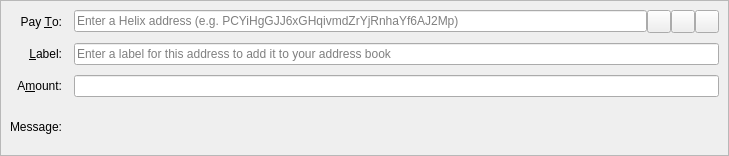
<?xml version="1.0" encoding="UTF-8"?>
<ui version="4.0">
 <class>SendCoinsEntry</class>
 <widget class="QStackedWidget" name="SendCoinsEntry">
  <property name="geometry">
   <rect>
    <x>0</x>
    <y>0</y>
    <width>729</width>
    <height>156</height>
   </rect>
  </property>
  <property name="focusPolicy">
   <enum>Qt::TabFocus</enum>
  </property>
  <property name="autoFillBackground">
   <bool>false</bool>
  </property>
  <widget class="QFrame" name="SendCoins">
   <property name="toolTip">
    <string>This is a normal payment.</string>
   </property>
   <property name="frameShape">
    <enum>QFrame::StyledPanel</enum>
   </property>
   <property name="frameShadow">
    <enum>QFrame::Sunken</enum>
   </property>
   <layout class="QGridLayout" name="gridLayout">
    <property name="horizontalSpacing">
     <number>12</number>
    </property>
    <property name="verticalSpacing">
     <number>10</number>
    </property>
    <item row="0" column="0">
     <widget class="QLabel" name="payToLabel">
      <property name="text">
       <string>Pay &amp;To:</string>
      </property>
      <property name="alignment">
       <set>Qt::AlignRight|Qt::AlignTrailing|Qt::AlignVCenter</set>
      </property>
      <property name="buddy">
       <cstring>payTo</cstring>
      </property>
     </widget>
    </item>
    <item row="0" column="1">
     <layout class="QHBoxLayout" name="payToLayout">
      <property name="spacing">
       <number>0</number>
      </property>
      <item>
       <widget class="QValidatedLineEdit" name="payTo">
        <property name="toolTip">
         <string>The Helix address to send the payment to</string>
        </property>
        <property name="inputMask">
         <string/>
        </property>
        <property name="placeholderText">
         <string>Enter a Helix address (e.g. PCYiHgGJJ6xGHqivmdZrYjRnhaYf6AJ2Mp)</string>
        </property>
        <property name="inputMask">
         <string/>
        </property>
        <property name="placeholderText">
         <string>Enter a Helix address (e.g. PCYiHgGJJ6xGHqivmdZrYjRnhaYf6AJ2Mp)</string>
        </property>
       </widget>
      </item>
      <item>
       <widget class="QToolButton" name="addressBookButton">
        <property name="toolTip">
         <string>Choose previously used address</string>
        </property>
        <property name="text">
         <string/>
        </property>
        <property name="icon">
         <iconset resource="../helix.qrc">
          <normaloff>:/icons/address-book</normaloff>:/icons/address-book</iconset>
        </property>
        <property name="iconSize">
         <size>
          <width>16</width>
          <height>16</height>
         </size>
        </property>
        <property name="shortcut">
         <string>Alt+A</string>
        </property>
       </widget>
      </item>
      <item>
       <widget class="QToolButton" name="pasteButton">
        <property name="toolTip">
         <string>Paste address from clipboard</string>
        </property>
        <property name="text">
         <string/>
        </property>
        <property name="icon">
         <iconset resource="../helix.qrc">
          <normaloff>:/icons/editpaste</normaloff>:/icons/editpaste</iconset>
        </property>
        <property name="shortcut">
         <string>Alt+P</string>
        </property>
       </widget>
      </item>
      <item>
       <widget class="QToolButton" name="deleteButton">
        <property name="toolTip">
         <string>Remove this entry</string>
        </property>
        <property name="text">
         <string/>
        </property>
        <property name="icon">
         <iconset resource="../helix.qrc">
          <normaloff>:/icons/remove</normaloff>:/icons/remove</iconset>
        </property>
       </widget>
      </item>
     </layout>
    </item>
    <item row="1" column="0">
     <widget class="QLabel" name="labelLabel">
      <property name="text">
       <string>&amp;Label:</string>
      </property>
      <property name="alignment">
       <set>Qt::AlignRight|Qt::AlignTrailing|Qt::AlignVCenter</set>
      </property>
      <property name="buddy">
       <cstring>addAsLabel</cstring>
      </property>
     </widget>
    </item>
    <item row="1" column="1">
     <widget class="QLineEdit" name="addAsLabel">
      <property name="toolTip">
       <string>Enter a label for this address to add it to the list of used addresses</string>
      </property>
      <property name="inputMask">
       <string/>
      </property>
      <property name="placeholderText">
       <string>Enter a label for this address to add it to your address book</string>
      </property>
     </widget>
    </item>
    <item row="2" column="0">
     <widget class="QLabel" name="amountLabel">
      <property name="text">
       <string>A&amp;mount:</string>
      </property>
      <property name="alignment">
       <set>Qt::AlignRight|Qt::AlignTrailing|Qt::AlignVCenter</set>
      </property>
      <property name="buddy">
       <cstring>payAmount</cstring>
      </property>
     </widget>
    </item>
    <item row="2" column="1">
     <widget class="BitcoinAmountField" name="payAmount"/>
    </item>
    <item row="3" column="0">
     <widget class="QLabel" name="messageLabel">
      <property name="text">
       <string>Message:</string>
      </property>
      <property name="alignment">
       <set>Qt::AlignRight|Qt::AlignTrailing|Qt::AlignVCenter</set>
      </property>
     </widget>
    </item>
    <item row="3" column="1">
     <widget class="QLabel" name="messageTextLabel">
      <property name="toolTip">
       <string>A message that was attached to the Helix: URI which will be stored with the transaction for your reference. Note: This message will not be sent over the Helix network.</string>
      </property>
      <property name="textFormat">
       <enum>Qt::PlainText</enum>
      </property>
     </widget>
    </item>
   </layout>
  </widget>
  <widget class="QFrame" name="SendCoins_InsecurePaymentRequest">
   <property name="palette">
    <palette>
     <active>
      <colorrole role="WindowText">
       <brush brushstyle="SolidPattern">
        <color alpha="255">
         <red>0</red>
         <green>0</green>
         <blue>0</blue>
        </color>
       </brush>
      </colorrole>
      <colorrole role="Button">
       <brush brushstyle="SolidPattern">
        <color alpha="255">
         <red>255</red>
         <green>255</green>
         <blue>127</blue>
        </color>
       </brush>
      </colorrole>
      <colorrole role="Light">
       <brush brushstyle="SolidPattern">
        <color alpha="255">
         <red>255</red>
         <green>255</green>
         <blue>255</blue>
        </color>
       </brush>
      </colorrole>
      <colorrole role="Midlight">
       <brush brushstyle="SolidPattern">
        <color alpha="255">
         <red>255</red>
         <green>255</green>
         <blue>191</blue>
        </color>
       </brush>
      </colorrole>
      <colorrole role="Dark">
       <brush brushstyle="SolidPattern">
        <color alpha="255">
         <red>127</red>
         <green>127</green>
         <blue>63</blue>
        </color>
       </brush>
      </colorrole>
      <colorrole role="Mid">
       <brush brushstyle="SolidPattern">
        <color alpha="255">
         <red>170</red>
         <green>170</green>
         <blue>84</blue>
        </color>
       </brush>
      </colorrole>
      <colorrole role="Text">
       <brush brushstyle="SolidPattern">
        <color alpha="255">
         <red>0</red>
         <green>0</green>
         <blue>0</blue>
        </color>
       </brush>
      </colorrole>
      <colorrole role="BrightText">
       <brush brushstyle="SolidPattern">
        <color alpha="255">
         <red>255</red>
         <green>255</green>
         <blue>255</blue>
        </color>
       </brush>
      </colorrole>
      <colorrole role="ButtonText">
       <brush brushstyle="SolidPattern">
        <color alpha="255">
         <red>0</red>
         <green>0</green>
         <blue>0</blue>
        </color>
       </brush>
      </colorrole>
      <colorrole role="Base">
       <brush brushstyle="SolidPattern">
        <color alpha="255">
         <red>255</red>
         <green>255</green>
         <blue>255</blue>
        </color>
       </brush>
      </colorrole>
      <colorrole role="Window">
       <brush brushstyle="SolidPattern">
        <color alpha="255">
         <red>255</red>
         <green>255</green>
         <blue>127</blue>
        </color>
       </brush>
      </colorrole>
      <colorrole role="Shadow">
       <brush brushstyle="SolidPattern">
        <color alpha="255">
         <red>0</red>
         <green>0</green>
         <blue>0</blue>
        </color>
       </brush>
      </colorrole>
      <colorrole role="AlternateBase">
       <brush brushstyle="SolidPattern">
        <color alpha="255">
         <red>255</red>
         <green>255</green>
         <blue>191</blue>
        </color>
       </brush>
      </colorrole>
      <colorrole role="ToolTipBase">
       <brush brushstyle="SolidPattern">
        <color alpha="255">
         <red>255</red>
         <green>255</green>
         <blue>220</blue>
        </color>
       </brush>
      </colorrole>
      <colorrole role="ToolTipText">
       <brush brushstyle="SolidPattern">
        <color alpha="255">
         <red>0</red>
         <green>0</green>
         <blue>0</blue>
        </color>
       </brush>
      </colorrole>
     </active>
     <inactive>
      <colorrole role="WindowText">
       <brush brushstyle="SolidPattern">
        <color alpha="255">
         <red>0</red>
         <green>0</green>
         <blue>0</blue>
        </color>
       </brush>
      </colorrole>
      <colorrole role="Button">
       <brush brushstyle="SolidPattern">
        <color alpha="255">
         <red>255</red>
         <green>255</green>
         <blue>127</blue>
        </color>
       </brush>
      </colorrole>
      <colorrole role="Light">
       <brush brushstyle="SolidPattern">
        <color alpha="255">
         <red>255</red>
         <green>255</green>
         <blue>255</blue>
        </color>
       </brush>
      </colorrole>
      <colorrole role="Midlight">
       <brush brushstyle="SolidPattern">
        <color alpha="255">
         <red>255</red>
         <green>255</green>
         <blue>191</blue>
        </color>
       </brush>
      </colorrole>
      <colorrole role="Dark">
       <brush brushstyle="SolidPattern">
        <color alpha="255">
         <red>127</red>
         <green>127</green>
         <blue>63</blue>
        </color>
       </brush>
      </colorrole>
      <colorrole role="Mid">
       <brush brushstyle="SolidPattern">
        <color alpha="255">
         <red>170</red>
         <green>170</green>
         <blue>84</blue>
        </color>
       </brush>
      </colorrole>
      <colorrole role="Text">
       <brush brushstyle="SolidPattern">
        <color alpha="255">
         <red>0</red>
         <green>0</green>
         <blue>0</blue>
        </color>
       </brush>
      </colorrole>
      <colorrole role="BrightText">
       <brush brushstyle="SolidPattern">
        <color alpha="255">
         <red>255</red>
         <green>255</green>
         <blue>255</blue>
        </color>
       </brush>
      </colorrole>
      <colorrole role="ButtonText">
       <brush brushstyle="SolidPattern">
        <color alpha="255">
         <red>0</red>
         <green>0</green>
         <blue>0</blue>
        </color>
       </brush>
      </colorrole>
      <colorrole role="Base">
       <brush brushstyle="SolidPattern">
        <color alpha="255">
         <red>255</red>
         <green>255</green>
         <blue>255</blue>
        </color>
       </brush>
      </colorrole>
      <colorrole role="Window">
       <brush brushstyle="SolidPattern">
        <color alpha="255">
         <red>255</red>
         <green>255</green>
         <blue>127</blue>
        </color>
       </brush>
      </colorrole>
      <colorrole role="Shadow">
       <brush brushstyle="SolidPattern">
        <color alpha="255">
         <red>0</red>
         <green>0</green>
         <blue>0</blue>
        </color>
       </brush>
      </colorrole>
      <colorrole role="AlternateBase">
       <brush brushstyle="SolidPattern">
        <color alpha="255">
         <red>255</red>
         <green>255</green>
         <blue>191</blue>
        </color>
       </brush>
      </colorrole>
      <colorrole role="ToolTipBase">
       <brush brushstyle="SolidPattern">
        <color alpha="255">
         <red>255</red>
         <green>255</green>
         <blue>220</blue>
        </color>
       </brush>
      </colorrole>
      <colorrole role="ToolTipText">
       <brush brushstyle="SolidPattern">
        <color alpha="255">
         <red>0</red>
         <green>0</green>
         <blue>0</blue>
        </color>
       </brush>
      </colorrole>
     </inactive>
     <disabled>
      <colorrole role="WindowText">
       <brush brushstyle="SolidPattern">
        <color alpha="255">
         <red>127</red>
         <green>127</green>
         <blue>63</blue>
        </color>
       </brush>
      </colorrole>
      <colorrole role="Button">
       <brush brushstyle="SolidPattern">
        <color alpha="255">
         <red>255</red>
         <green>255</green>
         <blue>127</blue>
        </color>
       </brush>
      </colorrole>
      <colorrole role="Light">
       <brush brushstyle="SolidPattern">
        <color alpha="255">
         <red>255</red>
         <green>255</green>
         <blue>255</blue>
        </color>
       </brush>
      </colorrole>
      <colorrole role="Midlight">
       <brush brushstyle="SolidPattern">
        <color alpha="255">
         <red>255</red>
         <green>255</green>
         <blue>191</blue>
        </color>
       </brush>
      </colorrole>
      <colorrole role="Dark">
       <brush brushstyle="SolidPattern">
        <color alpha="255">
         <red>127</red>
         <green>127</green>
         <blue>63</blue>
        </color>
       </brush>
      </colorrole>
      <colorrole role="Mid">
       <brush brushstyle="SolidPattern">
        <color alpha="255">
         <red>170</red>
         <green>170</green>
         <blue>84</blue>
        </color>
       </brush>
      </colorrole>
      <colorrole role="Text">
       <brush brushstyle="SolidPattern">
        <color alpha="255">
         <red>127</red>
         <green>127</green>
         <blue>63</blue>
        </color>
       </brush>
      </colorrole>
      <colorrole role="BrightText">
       <brush brushstyle="SolidPattern">
        <color alpha="255">
         <red>255</red>
         <green>255</green>
         <blue>255</blue>
        </color>
       </brush>
      </colorrole>
      <colorrole role="ButtonText">
       <brush brushstyle="SolidPattern">
        <color alpha="255">
         <red>127</red>
         <green>127</green>
         <blue>63</blue>
        </color>
       </brush>
      </colorrole>
      <colorrole role="Base">
       <brush brushstyle="SolidPattern">
        <color alpha="255">
         <red>255</red>
         <green>255</green>
         <blue>127</blue>
        </color>
       </brush>
      </colorrole>
      <colorrole role="Window">
       <brush brushstyle="SolidPattern">
        <color alpha="255">
         <red>255</red>
         <green>255</green>
         <blue>127</blue>
        </color>
       </brush>
      </colorrole>
      <colorrole role="Shadow">
       <brush brushstyle="SolidPattern">
        <color alpha="255">
         <red>0</red>
         <green>0</green>
         <blue>0</blue>
        </color>
       </brush>
      </colorrole>
      <colorrole role="AlternateBase">
       <brush brushstyle="SolidPattern">
        <color alpha="255">
         <red>255</red>
         <green>255</green>
         <blue>127</blue>
        </color>
       </brush>
      </colorrole>
      <colorrole role="ToolTipBase">
       <brush brushstyle="SolidPattern">
        <color alpha="255">
         <red>255</red>
         <green>255</green>
         <blue>220</blue>
        </color>
       </brush>
      </colorrole>
      <colorrole role="ToolTipText">
       <brush brushstyle="SolidPattern">
        <color alpha="255">
         <red>0</red>
         <green>0</green>
         <blue>0</blue>
        </color>
       </brush>
      </colorrole>
     </disabled>
    </palette>
   </property>
   <property name="toolTip">
    <string>This is an unverified payment request.</string>
   </property>
   <property name="autoFillBackground">
    <bool>true</bool>
   </property>
   <property name="frameShape">
    <enum>QFrame::StyledPanel</enum>
   </property>
   <property name="frameShadow">
    <enum>QFrame::Sunken</enum>
   </property>
   <layout class="QGridLayout" name="gridLayout_is">
    <property name="spacing">
     <number>12</number>
    </property>
    <item row="0" column="0">
     <widget class="QLabel" name="payToLabel_is">
      <property name="text">
       <string>Pay To:</string>
      </property>
      <property name="alignment">
       <set>Qt::AlignRight|Qt::AlignTrailing|Qt::AlignVCenter</set>
      </property>
     </widget>
    </item>
    <item row="0" column="1">
     <layout class="QHBoxLayout" name="payToLayout_is">
      <property name="spacing">
       <number>0</number>
      </property>
      <item>
       <widget class="QLabel" name="payTo_is"/>
      </item>
      <item>
       <widget class="QToolButton" name="deleteButton_is">
        <property name="toolTip">
         <string>Remove this entry</string>
        </property>
        <property name="text">
         <string/>
        </property>
        <property name="icon">
         <iconset resource="../helix.qrc">
          <normaloff>:/icons/remove</normaloff>:/icons/remove</iconset>
        </property>
       </widget>
      </item>
     </layout>
    </item>
    <item row="1" column="0">
     <widget class="QLabel" name="memoLabel_is">
      <property name="text">
       <string>Memo:</string>
      </property>
      <property name="alignment">
       <set>Qt::AlignRight|Qt::AlignTrailing|Qt::AlignVCenter</set>
      </property>
     </widget>
    </item>
    <item row="1" column="1">
     <widget class="QLabel" name="memoTextLabel_is">
      <property name="textFormat">
       <enum>Qt::PlainText</enum>
      </property>
     </widget>
    </item>
    <item row="2" column="0">
     <widget class="QLabel" name="amountLabel_is">
      <property name="text">
       <string>A&amp;mount:</string>
      </property>
      <property name="alignment">
       <set>Qt::AlignRight|Qt::AlignTrailing|Qt::AlignVCenter</set>
      </property>
      <property name="buddy">
       <cstring>payAmount_is</cstring>
      </property>
     </widget>
    </item>
    <item row="2" column="1">
     <widget class="BitcoinAmountField" name="payAmount_is">
      <property name="acceptDrops">
       <bool>false</bool>
      </property>
     </widget>
    </item>
   </layout>
  </widget>
  <widget class="QFrame" name="SendCoins_SecurePaymentRequest">
   <property name="palette">
    <palette>
     <active>
      <colorrole role="WindowText">
       <brush brushstyle="SolidPattern">
        <color alpha="255">
         <red>0</red>
         <green>0</green>
         <blue>0</blue>
        </color>
       </brush>
      </colorrole>
      <colorrole role="Button">
       <brush brushstyle="SolidPattern">
        <color alpha="255">
         <red>140</red>
         <green>232</green>
         <blue>119</blue>
        </color>
       </brush>
      </colorrole>
      <colorrole role="Light">
       <brush brushstyle="SolidPattern">
        <color alpha="255">
         <red>230</red>
         <green>255</green>
         <blue>224</blue>
        </color>
       </brush>
      </colorrole>
      <colorrole role="Midlight">
       <brush brushstyle="SolidPattern">
        <color alpha="255">
         <red>185</red>
         <green>243</green>
         <blue>171</blue>
        </color>
       </brush>
      </colorrole>
      <colorrole role="Dark">
       <brush brushstyle="SolidPattern">
        <color alpha="255">
         <red>70</red>
         <green>116</green>
         <blue>59</blue>
        </color>
       </brush>
      </colorrole>
      <colorrole role="Mid">
       <brush brushstyle="SolidPattern">
        <color alpha="255">
         <red>93</red>
         <green>155</green>
         <blue>79</blue>
        </color>
       </brush>
      </colorrole>
      <colorrole role="Text">
       <brush brushstyle="SolidPattern">
        <color alpha="255">
         <red>0</red>
         <green>0</green>
         <blue>0</blue>
        </color>
       </brush>
      </colorrole>
      <colorrole role="BrightText">
       <brush brushstyle="SolidPattern">
        <color alpha="255">
         <red>155</red>
         <green>255</green>
         <blue>147</blue>
        </color>
       </brush>
      </colorrole>
      <colorrole role="ButtonText">
       <brush brushstyle="SolidPattern">
        <color alpha="255">
         <red>0</red>
         <green>0</green>
         <blue>0</blue>
        </color>
       </brush>
      </colorrole>
      <colorrole role="Base">
       <brush brushstyle="SolidPattern">
        <color alpha="255">
         <red>119</red>
         <green>255</green>
         <blue>233</blue>
        </color>
       </brush>
      </colorrole>
      <colorrole role="Window">
       <brush brushstyle="SolidPattern">
        <color alpha="255">
         <red>140</red>
         <green>232</green>
         <blue>119</blue>
        </color>
       </brush>
      </colorrole>
      <colorrole role="Shadow">
       <brush brushstyle="SolidPattern">
        <color alpha="255">
         <red>0</red>
         <green>0</green>
         <blue>0</blue>
        </color>
       </brush>
      </colorrole>
      <colorrole role="AlternateBase">
       <brush brushstyle="SolidPattern">
        <color alpha="255">
         <red>197</red>
         <green>243</green>
         <blue>187</blue>
        </color>
       </brush>
      </colorrole>
      <colorrole role="NoRole">
       <brush brushstyle="SolidPattern">
        <color alpha="255">
         <red>125</red>
         <green>194</green>
         <blue>122</blue>
        </color>
       </brush>
      </colorrole>
      <colorrole role="ToolTipBase">
       <brush brushstyle="SolidPattern">
        <color alpha="255">
         <red>255</red>
         <green>255</green>
         <blue>220</blue>
        </color>
       </brush>
      </colorrole>
      <colorrole role="ToolTipText">
       <brush brushstyle="SolidPattern">
        <color alpha="255">
         <red>0</red>
         <green>0</green>
         <blue>0</blue>
        </color>
       </brush>
      </colorrole>
     </active>
     <inactive>
      <colorrole role="WindowText">
       <brush brushstyle="SolidPattern">
        <color alpha="255">
         <red>0</red>
         <green>0</green>
         <blue>0</blue>
        </color>
       </brush>
      </colorrole>
      <colorrole role="Button">
       <brush brushstyle="SolidPattern">
        <color alpha="255">
         <red>140</red>
         <green>232</green>
         <blue>119</blue>
        </color>
       </brush>
      </colorrole>
      <colorrole role="Light">
       <brush brushstyle="SolidPattern">
        <color alpha="255">
         <red>230</red>
         <green>255</green>
         <blue>224</blue>
        </color>
       </brush>
      </colorrole>
      <colorrole role="Midlight">
       <brush brushstyle="SolidPattern">
        <color alpha="255">
         <red>185</red>
         <green>243</green>
         <blue>171</blue>
        </color>
       </brush>
      </colorrole>
      <colorrole role="Dark">
       <brush brushstyle="SolidPattern">
        <color alpha="255">
         <red>70</red>
         <green>116</green>
         <blue>59</blue>
        </color>
       </brush>
      </colorrole>
      <colorrole role="Mid">
       <brush brushstyle="SolidPattern">
        <color alpha="255">
         <red>93</red>
         <green>155</green>
         <blue>79</blue>
        </color>
       </brush>
      </colorrole>
      <colorrole role="Text">
       <brush brushstyle="SolidPattern">
        <color alpha="255">
         <red>0</red>
         <green>0</green>
         <blue>0</blue>
        </color>
       </brush>
      </colorrole>
      <colorrole role="BrightText">
       <brush brushstyle="SolidPattern">
        <color alpha="255">
         <red>155</red>
         <green>255</green>
         <blue>147</blue>
        </color>
       </brush>
      </colorrole>
      <colorrole role="ButtonText">
       <brush brushstyle="SolidPattern">
        <color alpha="255">
         <red>0</red>
         <green>0</green>
         <blue>0</blue>
        </color>
       </brush>
      </colorrole>
      <colorrole role="Base">
       <brush brushstyle="SolidPattern">
        <color alpha="255">
         <red>119</red>
         <green>255</green>
         <blue>233</blue>
        </color>
       </brush>
      </colorrole>
      <colorrole role="Window">
       <brush brushstyle="SolidPattern">
        <color alpha="255">
         <red>140</red>
         <green>232</green>
         <blue>119</blue>
        </color>
       </brush>
      </colorrole>
      <colorrole role="Shadow">
       <brush brushstyle="SolidPattern">
        <color alpha="255">
         <red>0</red>
         <green>0</green>
         <blue>0</blue>
        </color>
       </brush>
      </colorrole>
      <colorrole role="AlternateBase">
       <brush brushstyle="SolidPattern">
        <color alpha="255">
         <red>197</red>
         <green>243</green>
         <blue>187</blue>
        </color>
       </brush>
      </colorrole>
      <colorrole role="NoRole">
       <brush brushstyle="SolidPattern">
        <color alpha="255">
         <red>125</red>
         <green>194</green>
         <blue>122</blue>
        </color>
       </brush>
      </colorrole>
      <colorrole role="ToolTipBase">
       <brush brushstyle="SolidPattern">
        <color alpha="255">
         <red>255</red>
         <green>255</green>
         <blue>220</blue>
        </color>
       </brush>
      </colorrole>
      <colorrole role="ToolTipText">
       <brush brushstyle="SolidPattern">
        <color alpha="255">
         <red>0</red>
         <green>0</green>
         <blue>0</blue>
        </color>
       </brush>
      </colorrole>
     </inactive>
     <disabled>
      <colorrole role="WindowText">
       <brush brushstyle="SolidPattern">
        <color alpha="255">
         <red>70</red>
         <green>116</green>
         <blue>59</blue>
        </color>
       </brush>
      </colorrole>
      <colorrole role="Button">
       <brush brushstyle="SolidPattern">
        <color alpha="255">
         <red>140</red>
         <green>232</green>
         <blue>119</blue>
        </color>
       </brush>
      </colorrole>
      <colorrole role="Light">
       <brush brushstyle="SolidPattern">
        <color alpha="255">
         <red>230</red>
         <green>255</green>
         <blue>224</blue>
        </color>
       </brush>
      </colorrole>
      <colorrole role="Midlight">
       <brush brushstyle="SolidPattern">
        <color alpha="255">
         <red>185</red>
         <green>243</green>
         <blue>171</blue>
        </color>
       </brush>
      </colorrole>
      <colorrole role="Dark">
       <brush brushstyle="SolidPattern">
        <color alpha="255">
         <red>70</red>
         <green>116</green>
         <blue>59</blue>
        </color>
       </brush>
      </colorrole>
      <colorrole role="Mid">
       <brush brushstyle="SolidPattern">
        <color alpha="255">
         <red>93</red>
         <green>155</green>
         <blue>79</blue>
        </color>
       </brush>
      </colorrole>
      <colorrole role="Text">
       <brush brushstyle="SolidPattern">
        <color alpha="255">
         <red>70</red>
         <green>116</green>
         <blue>59</blue>
        </color>
       </brush>
      </colorrole>
      <colorrole role="BrightText">
       <brush brushstyle="SolidPattern">
        <color alpha="255">
         <red>155</red>
         <green>255</green>
         <blue>147</blue>
        </color>
       </brush>
      </colorrole>
      <colorrole role="ButtonText">
       <brush brushstyle="SolidPattern">
        <color alpha="255">
         <red>70</red>
         <green>116</green>
         <blue>59</blue>
        </color>
       </brush>
      </colorrole>
      <colorrole role="Base">
       <brush brushstyle="SolidPattern">
        <color alpha="255">
         <red>140</red>
         <green>232</green>
         <blue>119</blue>
        </color>
       </brush>
      </colorrole>
      <colorrole role="Window">
       <brush brushstyle="SolidPattern">
        <color alpha="255">
         <red>140</red>
         <green>232</green>
         <blue>119</blue>
        </color>
       </brush>
      </colorrole>
      <colorrole role="Shadow">
       <brush brushstyle="SolidPattern">
        <color alpha="255">
         <red>0</red>
         <green>0</green>
         <blue>0</blue>
        </color>
       </brush>
      </colorrole>
      <colorrole role="AlternateBase">
       <brush brushstyle="SolidPattern">
        <color alpha="255">
         <red>140</red>
         <green>232</green>
         <blue>119</blue>
        </color>
       </brush>
      </colorrole>
      <colorrole role="NoRole">
       <brush brushstyle="SolidPattern">
        <color alpha="255">
         <red>125</red>
         <green>194</green>
         <blue>122</blue>
        </color>
       </brush>
      </colorrole>
      <colorrole role="ToolTipBase">
       <brush brushstyle="SolidPattern">
        <color alpha="255">
         <red>255</red>
         <green>255</green>
         <blue>220</blue>
        </color>
       </brush>
      </colorrole>
      <colorrole role="ToolTipText">
       <brush brushstyle="SolidPattern">
        <color alpha="255">
         <red>0</red>
         <green>0</green>
         <blue>0</blue>
        </color>
       </brush>
      </colorrole>
     </disabled>
    </palette>
   </property>
   <property name="toolTip">
    <string>This is a verified payment request.</string>
   </property>
   <property name="autoFillBackground">
    <bool>true</bool>
   </property>
   <property name="frameShape">
    <enum>QFrame::StyledPanel</enum>
   </property>
   <property name="frameShadow">
    <enum>QFrame::Sunken</enum>
   </property>
   <layout class="QGridLayout" name="gridLayout_s">
    <property name="spacing">
     <number>12</number>
    </property>
    <item row="0" column="0">
     <widget class="QLabel" name="payToLabel_s">
      <property name="text">
       <string>Pay To:</string>
      </property>
      <property name="alignment">
       <set>Qt::AlignRight|Qt::AlignTrailing|Qt::AlignVCenter</set>
      </property>
     </widget>
    </item>
    <item row="0" column="1">
     <layout class="QHBoxLayout" name="payToLayout_s">
      <property name="spacing">
       <number>0</number>
      </property>
      <item>
       <widget class="QLabel" name="payTo_s">
        <property name="textFormat">
         <enum>Qt::PlainText</enum>
        </property>
       </widget>
      </item>
      <item>
       <widget class="QToolButton" name="deleteButton_s">
        <property name="toolTip">
         <string>Remove this entry</string>
        </property>
        <property name="text">
         <string/>
        </property>
        <property name="icon">
         <iconset resource="../helix.qrc">
          <normaloff>:/icons/remove</normaloff>:/icons/remove</iconset>
        </property>
       </widget>
      </item>
     </layout>
    </item>
    <item row="1" column="0">
     <widget class="QLabel" name="memoLabel_s">
      <property name="text">
       <string>Memo:</string>
      </property>
      <property name="alignment">
       <set>Qt::AlignRight|Qt::AlignTrailing|Qt::AlignVCenter</set>
      </property>
     </widget>
    </item>
    <item row="1" column="1">
     <widget class="QLabel" name="memoTextLabel_s">
      <property name="textFormat">
       <enum>Qt::PlainText</enum>
      </property>
     </widget>
    </item>
    <item row="2" column="0">
     <widget class="QLabel" name="amountLabel_s">
      <property name="text">
       <string>A&amp;mount:</string>
      </property>
      <property name="alignment">
       <set>Qt::AlignRight|Qt::AlignTrailing|Qt::AlignVCenter</set>
      </property>
      <property name="buddy">
       <cstring>payAmount_s</cstring>
      </property>
     </widget>
    </item>
    <item row="2" column="1">
     <widget class="BitcoinAmountField" name="payAmount_s">
      <property name="acceptDrops">
       <bool>false</bool>
      </property>
     </widget>
    </item>
   </layout>
  </widget>
 </widget>
 <customwidgets>
  <customwidget>
   <class>QValidatedLineEdit</class>
   <extends>QLineEdit</extends>
   <header>qvalidatedlineedit.h</header>
  </customwidget>
  <customwidget>
   <class>BitcoinAmountField</class>
   <extends>QLineEdit</extends>
   <header>bitcoinamountfield.h</header>
   <container>1</container>
  </customwidget>
 </customwidgets>
 <tabstops>
  <tabstop>payTo</tabstop>
  <tabstop>addressBookButton</tabstop>
  <tabstop>pasteButton</tabstop>
  <tabstop>deleteButton</tabstop>
  <tabstop>addAsLabel</tabstop>
  <tabstop>payAmount</tabstop>
  <tabstop>payAmount_is</tabstop>
  <tabstop>deleteButton_is</tabstop>
  <tabstop>payAmount_s</tabstop>
  <tabstop>deleteButton_s</tabstop>
 </tabstops>
 <resources>
  <include location="../helix.qrc"/>
 </resources>
 <connections/>
</ui>
